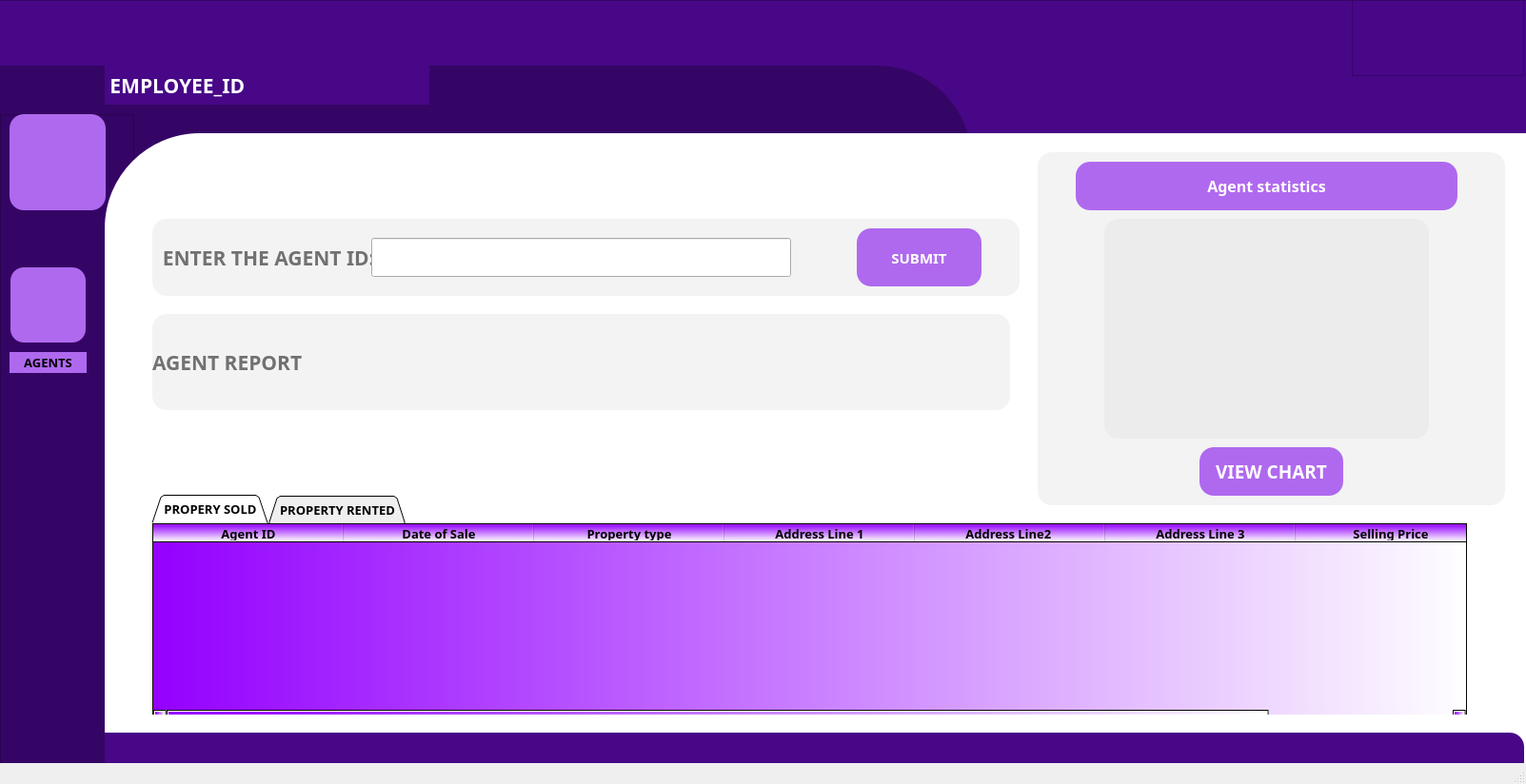
<?xml version="1.0" encoding="UTF-8"?>
<ui version="4.0">
 <class>MainWindow</class>
 <widget class="QMainWindow" name="MainWindow">
  <property name="geometry">
   <rect>
    <x>0</x>
    <y>0</y>
    <width>1603</width>
    <height>824</height>
   </rect>
  </property>
  <property name="windowTitle">
   <string>MainWindow</string>
  </property>
  <property name="styleSheet">
   <string notr="true">*{
font-family: century gothic;

}
QFrame
{
 background: #470787;
}
#frame_dark
{
background: #350565;
border-top-right-radius:100px;
}
#frame_2
{
background: #350565;
}
#frame_3
{
background: white;
border-top-left-radius: 100px;
}
#frame_bottom
{
background:#470787;
}
QToolButton
{
border-style: solid;
 border-width:2px;
 border-radius:15px;
background:#af69ef;
}
QToolButton:hover
{
border-style: solid;
border-width:2px;
border-radius:15px;
background-color:#49ebff;
color:white;
}
QLabel
{
color:white;
font-weight:bold;
font-style:montserrat;
font-size:21px;
}
#pn
{
border-image:url(:/images/PN.jpg);
}
#empname
{
 background: #470787;
color: white;
border-radius:0;
}
QLabel
{
background:rgb(225, 225, 225,100);
border:none;
color:#717072;
border-radius:15%;
}

QPushButton
{
background:#af69ee;
border-radius:60px;
color:white;
border-radius:15px;
}
QPushButton:hover
{
background:#49ebff;
color:#333;
border-radius:15px;
}</string>
  </property>
  <widget class="QWidget" name="centralwidget">
   <widget class="QFrame" name="frame">
    <property name="geometry">
     <rect>
      <x>-10</x>
      <y>0</y>
      <width>1621</width>
      <height>181</height>
     </rect>
    </property>
    <property name="frameShape">
     <enum>QFrame::StyledPanel</enum>
    </property>
    <property name="frameShadow">
     <enum>QFrame::Raised</enum>
    </property>
    <widget class="QFrame" name="frame_dark">
     <property name="geometry">
      <rect>
       <x>0</x>
       <y>69</y>
       <width>1031</width>
       <height>151</height>
      </rect>
     </property>
     <property name="frameShape">
      <enum>QFrame::StyledPanel</enum>
     </property>
     <property name="frameShadow">
      <enum>QFrame::Raised</enum>
     </property>
     <widget class="QLabel" name="empname">
      <property name="geometry">
       <rect>
        <x>120</x>
        <y>0</y>
        <width>341</width>
        <height>41</height>
       </rect>
      </property>
      <property name="text">
       <string> EMPLOYEE_ID</string>
      </property>
     </widget>
    </widget>
    <widget class="QFrame" name="pn">
     <property name="geometry">
      <rect>
       <x>1430</x>
       <y>0</y>
       <width>181</width>
       <height>80</height>
      </rect>
     </property>
     <property name="styleSheet">
      <string notr="true">border-image: url(:/images/PN.jpg);</string>
     </property>
     <property name="frameShape">
      <enum>QFrame::StyledPanel</enum>
     </property>
     <property name="frameShadow">
      <enum>QFrame::Raised</enum>
     </property>
    </widget>
   </widget>
   <widget class="QFrame" name="frame_2">
    <property name="geometry">
     <rect>
      <x>0</x>
      <y>120</y>
      <width>141</width>
      <height>701</height>
     </rect>
    </property>
    <property name="frameShape">
     <enum>QFrame::StyledPanel</enum>
    </property>
    <property name="frameShadow">
     <enum>QFrame::Raised</enum>
    </property>
    <widget class="QToolButton" name="toolButton">
     <property name="geometry">
      <rect>
       <x>10</x>
       <y>160</y>
       <width>81</width>
       <height>81</height>
      </rect>
     </property>
     <property name="text">
      <string/>
     </property>
     <property name="icon">
      <iconset resource="resource/res.qrc">
       <normaloff>:/images/user-tie-solid.svg</normaloff>:/images/user-tie-solid.svg</iconset>
     </property>
     <property name="iconSize">
      <size>
       <width>50</width>
       <height>100</height>
      </size>
     </property>
     <property name="popupMode">
      <enum>QToolButton::DelayedPopup</enum>
     </property>
    </widget>
    <widget class="QPushButton" name="pushButton_2">
     <property name="geometry">
      <rect>
       <x>10</x>
       <y>0</y>
       <width>101</width>
       <height>101</height>
      </rect>
     </property>
     <property name="text">
      <string/>
     </property>
     <property name="icon">
      <iconset>
       <normaloff>:/images/profile.png</normaloff>:/images/profile.png</iconset>
     </property>
     <property name="iconSize">
      <size>
       <width>100</width>
       <height>100</height>
      </size>
     </property>
    </widget>
    <widget class="QToolButton" name="toolButton_2">
     <property name="geometry">
      <rect>
       <x>10</x>
       <y>250</y>
       <width>81</width>
       <height>22</height>
      </rect>
     </property>
     <property name="font">
      <font>
       <family>century gothic</family>
       <pointsize>10</pointsize>
       <weight>75</weight>
       <bold>true</bold>
      </font>
     </property>
     <property name="styleSheet">
      <string notr="true">border-radius:15%;</string>
     </property>
     <property name="text">
      <string>AGENTS</string>
     </property>
    </widget>
   </widget>
   <widget class="QFrame" name="frame_3">
    <property name="geometry">
     <rect>
      <x>110</x>
      <y>140</y>
      <width>1511</width>
      <height>681</height>
     </rect>
    </property>
    <property name="frameShape">
     <enum>QFrame::StyledPanel</enum>
    </property>
    <property name="frameShadow">
     <enum>QFrame::Raised</enum>
    </property>
    <widget class="QTabWidget" name="tabWidget">
     <property name="geometry">
      <rect>
       <x>50</x>
       <y>380</y>
       <width>1381</width>
       <height>231</height>
      </rect>
     </property>
     <property name="font">
      <font>
       <family>century gothic</family>
       <pointsize>10</pointsize>
       <weight>75</weight>
       <bold>true</bold>
      </font>
     </property>
     <property name="contextMenuPolicy">
      <enum>Qt::PreventContextMenu</enum>
     </property>
     <property name="styleSheet">
      <string notr="true">border-color: rgb(197, 197, 197);
selection-background-color: rgb(199, 69, 255);
selection-color: rgb(184, 255, 247);</string>
     </property>
     <property name="tabPosition">
      <enum>QTabWidget::North</enum>
     </property>
     <property name="tabShape">
      <enum>QTabWidget::Triangular</enum>
     </property>
     <property name="currentIndex">
      <number>0</number>
     </property>
     <property name="elideMode">
      <enum>Qt::ElideNone</enum>
     </property>
     <property name="usesScrollButtons">
      <bool>false</bool>
     </property>
     <property name="tabsClosable">
      <bool>false</bool>
     </property>
     <property name="movable">
      <bool>false</bool>
     </property>
     <property name="tabBarAutoHide">
      <bool>false</bool>
     </property>
     <widget class="QWidget" name="tab">
      <attribute name="icon">
       <iconset>
        <normaloff>:/images/icons8-list-64.png</normaloff>:/images/icons8-list-64.png</iconset>
      </attribute>
      <attribute name="title">
       <string>PROPERY SOLD</string>
      </attribute>
      <widget class="QTableWidget" name="agentreport">
       <property name="geometry">
        <rect>
         <x>0</x>
         <y>0</y>
         <width>1381</width>
         <height>211</height>
        </rect>
       </property>
       <property name="styleSheet">
        <string notr="true">background-color: rgb(212, 212, 212);
font: 75 9pt &quot;MS Shell Dlg 2&quot;;

background-color: qlineargradient(spread:pad, x1:0, y1:0, x2:1, y2:0, stop:0 rgba(148, 0, 255, 255), stop:1 rgba(255, 255, 255, 255));

gridline-color: rgb(125, 0, 188);</string>
       </property>
       <attribute name="horizontalHeaderDefaultSectionSize">
        <number>200</number>
       </attribute>
       <column>
        <property name="text">
         <string>Agent ID</string>
        </property>
        <property name="font">
         <font>
          <pointsize>10</pointsize>
          <weight>75</weight>
          <bold>true</bold>
         </font>
        </property>
       </column>
       <column>
        <property name="text">
         <string>Date of Sale</string>
        </property>
        <property name="font">
         <font>
          <pointsize>10</pointsize>
          <weight>75</weight>
          <bold>true</bold>
         </font>
        </property>
       </column>
       <column>
        <property name="text">
         <string>Property type</string>
        </property>
        <property name="font">
         <font>
          <pointsize>10</pointsize>
          <weight>75</weight>
          <bold>true</bold>
         </font>
        </property>
       </column>
       <column>
        <property name="text">
         <string>Address Line 1</string>
        </property>
        <property name="font">
         <font>
          <pointsize>10</pointsize>
          <weight>75</weight>
          <bold>true</bold>
         </font>
        </property>
       </column>
       <column>
        <property name="text">
         <string>Address Line2 </string>
        </property>
        <property name="font">
         <font>
          <pointsize>10</pointsize>
          <weight>75</weight>
          <bold>true</bold>
         </font>
        </property>
       </column>
       <column>
        <property name="text">
         <string>Address Line 3</string>
        </property>
        <property name="font">
         <font>
          <pointsize>10</pointsize>
          <weight>75</weight>
          <bold>true</bold>
         </font>
        </property>
       </column>
       <column>
        <property name="text">
         <string>Selling Price</string>
        </property>
        <property name="font">
         <font>
          <pointsize>10</pointsize>
          <weight>75</weight>
          <bold>true</bold>
         </font>
        </property>
       </column>
      </widget>
     </widget>
     <widget class="QWidget" name="tab_2">
      <attribute name="icon">
       <iconset>
        <normaloff>:/images/icons8-list-64.png</normaloff>:/images/icons8-list-64.png</iconset>
      </attribute>
      <attribute name="title">
       <string>PROPERTY RENTED</string>
      </attribute>
      <widget class="QTableWidget" name="tableWidget_2">
       <property name="geometry">
        <rect>
         <x>0</x>
         <y>0</y>
         <width>1381</width>
         <height>211</height>
        </rect>
       </property>
       <property name="styleSheet">
        <string notr="true">background-color: rgb(220, 220, 220);
font: 75 9pt &quot;MS Shell Dlg 2&quot;;
border-top-color: rgb(194, 194, 194);
border-color: rgb(191, 191, 191);
background-color: qlineargradient(spread:pad, x1:0, y1:0, x2:1, y2:0, stop:0 rgba(148, 0, 255, 255), stop:1 rgba(255, 255, 255, 255));
</string>
       </property>
       <attribute name="horizontalHeaderDefaultSectionSize">
        <number>200</number>
       </attribute>
       <column>
        <property name="text">
         <string>Agent ID</string>
        </property>
        <property name="font">
         <font>
          <pointsize>10</pointsize>
          <weight>75</weight>
          <bold>true</bold>
         </font>
        </property>
       </column>
       <column>
        <property name="text">
         <string>Date of Rent</string>
        </property>
        <property name="font">
         <font>
          <pointsize>10</pointsize>
          <weight>75</weight>
          <bold>true</bold>
         </font>
        </property>
       </column>
       <column>
        <property name="text">
         <string>Property Type</string>
        </property>
        <property name="font">
         <font>
          <pointsize>10</pointsize>
          <weight>75</weight>
          <bold>true</bold>
         </font>
        </property>
       </column>
       <column>
        <property name="text">
         <string>Address Line1</string>
        </property>
        <property name="font">
         <font>
          <pointsize>10</pointsize>
          <weight>75</weight>
          <bold>true</bold>
         </font>
        </property>
       </column>
       <column>
        <property name="text">
         <string>Address Line2</string>
        </property>
        <property name="font">
         <font>
          <pointsize>10</pointsize>
          <weight>75</weight>
          <bold>true</bold>
         </font>
        </property>
       </column>
       <column>
        <property name="text">
         <string>Address Line3</string>
        </property>
        <property name="font">
         <font>
          <pointsize>10</pointsize>
          <weight>75</weight>
          <bold>true</bold>
         </font>
        </property>
       </column>
       <column>
        <property name="text">
         <string>Renting Price</string>
        </property>
        <property name="font">
         <font>
          <pointsize>10</pointsize>
          <weight>75</weight>
          <bold>true</bold>
         </font>
        </property>
       </column>
      </widget>
     </widget>
    </widget>
    <widget class="QLabel" name="label">
     <property name="geometry">
      <rect>
       <x>50</x>
       <y>90</y>
       <width>911</width>
       <height>81</height>
      </rect>
     </property>
     <property name="text">
      <string>  ENTER THE AGENT ID: </string>
     </property>
    </widget>
    <widget class="QLineEdit" name="lineEdit_agentID">
     <property name="geometry">
      <rect>
       <x>280</x>
       <y>110</y>
       <width>441</width>
       <height>41</height>
      </rect>
     </property>
    </widget>
    <widget class="QLabel" name="label_2">
     <property name="geometry">
      <rect>
       <x>50</x>
       <y>190</y>
       <width>901</width>
       <height>101</height>
      </rect>
     </property>
     <property name="text">
      <string>AGENT REPORT</string>
     </property>
    </widget>
    <widget class="QPushButton" name="pushButton">
     <property name="geometry">
      <rect>
       <x>790</x>
       <y>100</y>
       <width>131</width>
       <height>61</height>
      </rect>
     </property>
     <property name="font">
      <font>
       <family>century gothic</family>
       <pointsize>11</pointsize>
       <weight>75</weight>
       <bold>true</bold>
      </font>
     </property>
     <property name="text">
      <string>SUBMIT</string>
     </property>
    </widget>
    <widget class="QLabel" name="label_3">
     <property name="geometry">
      <rect>
       <x>980</x>
       <y>20</y>
       <width>491</width>
       <height>371</height>
      </rect>
     </property>
     <property name="text">
      <string/>
     </property>
    </widget>
    <widget class="QLabel" name="label_4">
     <property name="geometry">
      <rect>
       <x>-90</x>
       <y>630</y>
       <width>1581</width>
       <height>91</height>
      </rect>
     </property>
     <property name="styleSheet">
      <string notr="true">background: #470787;</string>
     </property>
     <property name="text">
      <string/>
     </property>
    </widget>
    <widget class="QPushButton" name="pushButton_3">
     <property name="geometry">
      <rect>
       <x>1150</x>
       <y>330</y>
       <width>151</width>
       <height>51</height>
      </rect>
     </property>
     <property name="font">
      <font>
       <family>century gothic</family>
       <pointsize>14</pointsize>
       <weight>75</weight>
       <bold>true</bold>
      </font>
     </property>
     <property name="text">
      <string>VIEW CHART</string>
     </property>
    </widget>
    <widget class="QPushButton" name="pushButton_4">
     <property name="geometry">
      <rect>
       <x>1020</x>
       <y>30</y>
       <width>401</width>
       <height>51</height>
      </rect>
     </property>
     <property name="font">
      <font>
       <family>century gothic</family>
       <pointsize>12</pointsize>
       <weight>75</weight>
       <bold>true</bold>
      </font>
     </property>
     <property name="text">
      <string>Agent statistics</string>
     </property>
    </widget>
    <widget class="QLabel" name="label_5">
     <property name="geometry">
      <rect>
       <x>1050</x>
       <y>90</y>
       <width>341</width>
       <height>231</height>
      </rect>
     </property>
     <property name="text">
      <string/>
     </property>
     <property name="pixmap">
      <pixmap resource="resource/res.qrc">:/images/C:/Users/ashut/Downloads/5031659-removebg-preview.png</pixmap>
     </property>
     <property name="scaledContents">
      <bool>true</bool>
     </property>
    </widget>
   </widget>
  </widget>
  <widget class="QMenuBar" name="menubar">
   <property name="geometry">
    <rect>
     <x>0</x>
     <y>0</y>
     <width>1603</width>
     <height>26</height>
    </rect>
   </property>
  </widget>
  <widget class="QStatusBar" name="statusbar"/>
 </widget>
 <resources>
  <include location="resource/res.qrc"/>
  <include location="form2.qrc"/>
 </resources>
 <connections/>
</ui>
